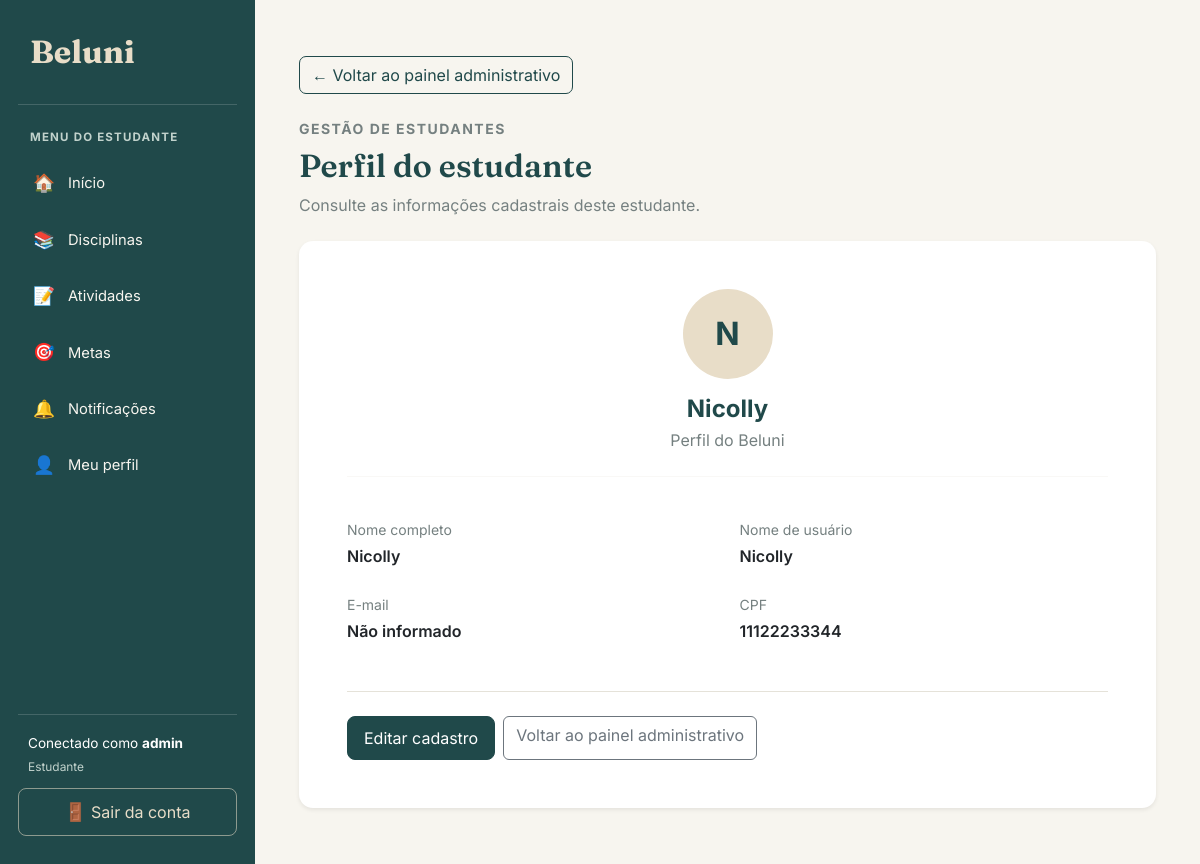
/estudantes/4/ (signed in), run on the app's committed database.
### estudante/models.py (models this page shows, shortened)
class Estudante(User):
    cpf = models.CharField(max_length=14)
    nome = models.CharField(max_length=100)

### estudante/views.py (the view)
# urls.py: path('<int:id>/', views.detalhar_estudante, name='detalhar_estudante'),
@login_required
@user_passes_test(usuario_e_administrador, login_url='login_estudante')
def detalhar_estudante(request, id):
    estudante = get_object_or_404(Estudante, pk=id)
    return render(request, 'estudante/detalhar.html', {
        'estudante': estudante
    })

### estudante/views.py (called while the page is built)
def usuario_e_administrador(user):
    return (
        user.is_authenticated
        and (
            user.is_superuser
            or user.groups.filter(name='administrador').exists()
        )
    )

### estudante/templates/estudante/detalhar.html (shortened to what this page needs)
{% extends 'base.html' %}
{% block conteudo %}
<div class="container py-4" style="max-width: 950px;">
    <div class="mb-4">
        <a href="{% url 'inicio' %}"
           class="btn btn-outline-primary mb-4">
            ← Voltar ao painel administrativo
        </a>
        <p class="text-uppercase small fw-bold mb-2"
           style="color: #758080; letter-spacing: 1.5px;">
            GESTÃO DE ESTUDANTES
        </p>
        <h1 class="titulo-pagina mb-2">
            Perfil do estudante
        </h1>
        <p class="text-secondary mb-0">
            Consulte as informações cadastrais deste estudante.
        </p>
    </div>
    <div class="card border-0 shadow-sm">
        <div class="card-body p-4 p-md-5">
            <div class="text-center mb-4">
                <div class="rounded-circle d-flex align-items-center justify-content-center mx-auto mb-3"
                     style="width: 90px; height: 90px; background-color: #E8DDC8; color: #20494A; font-size: 2rem; font-weight: bold;">
                    {{ estudante.nome|first|upper }}
                </div>
                <h2 class="h4 fw-bold mb-1"
                    style="color: #20494A;">
                    {{ estudante.nome }}
                </h2>
                <p class="text-secondary mb-0">
                    Perfil do Beluni
                </p>
            </div>
            <hr style="border-color: #E5E2D9;">
            <div class="row g-4 mt-1">
                <div class="col-12 col-md-6">
                    <label class="small text-secondary mb-1">
                        Nome completo
                    </label>
                    <p class="fw-semibold mb-0">
                        {{ estudante.nome }}
                    </p>
                </div>
                <div class="col-12 col-md-6">
                    <label class="small text-secondary mb-1">
                        Nome de usuário
                    </label>
                    <p class="fw-semibold mb-0">
                        {{ estudante.username }}
                    </p>
                </div>
                <div class="col-12 col-md-6">
                    <label class="small text-secondary mb-1">
                        E-mail
                    </label>
                    <p class="fw-semibold mb-0">
                        {{ estudante.email|default:"Não informado" }}
                    </p>
                </div>
                <div class="col-12 col-md-6">
                    <label class="small text-secondary mb-1">
                        CPF
                    </label>
                    <p class="fw-semibold mb-0">
                        {{ estudante.cpf|default:"Não informado" }}
                    </p>
                </div>
            </div>
            <div class="d-flex flex-wrap gap-2 mt-5 pt-4"
                 style="border-top: 1px solid #E5E2D9;">
                <a href="{% url 'editar_estudante' estudante.id %}"
                   class="btn btn-primary">
                    Editar cadastro
                </a>
                <a href="{% url 'inicio' %}"
                   class="btn btn-outline-secondary">
                    Voltar ao painel administrativo
                </a>
            </div>
        </div>
    </div>
</div>
{% endblock %}

### templates/base.html (shortened to what this page needs)
{% load static %}
<!DOCTYPE html>
<html lang="pt-br">
<head>
    <link href="https://cdn.jsdelivr.net/npm/bootstrap@5.3.3/dist/css/bootstrap.min.css" rel="stylesheet">
</head>
<body>
    <aside class="sidebar" id="sidebar">
        <a class="sidebar-brand" href="{% url 'inicio' %}">
            Beluni
        </a>
        {% if request.user.is_authenticated %}
            {% if request.session.is_admin %}
                <div class="sidebar-label">
                    Menu do administrador
                </div>
                <ul class="sidebar-nav">
                    <li>
                        <a class="menu-link" href="{% url 'inicio' %}">
                            <span class="menu-icone">📊</span>
                            Painel administrativo
                        </a>
                    </li>
                    <li>
                        <a class="menu-link" href="{% url 'listar_estudantes' %}">
                            <span class="menu-icone">👥</span>
                            Gerenciar estudantes
                        </a>
                    </li>
                    <li>
                        <a class="menu-link" href="{% url 'index' %}">
                            <span class="menu-icone">🌐</span>
                            Página pública
                        </a>
                    </li>
                </ul>
            {% else %}
                <div class="sidebar-label">
                    Menu do estudante
                </div>
                <ul class="sidebar-nav">
                    <li>
                        <a class="menu-link" href="{% url 'inicio' %}">
                            <span class="menu-icone">🏠</span>
                            Início
                        </a>
                    </li>
                    <li>
                        <a class="menu-link" href="{% url 'listar_disciplinas' %}">
                            <span class="menu-icone">📚</span>
                            Disciplinas
                        </a>
                    </li>
                    <li>
                        <a class="menu-link" href="{% url 'listar_atividades' %}">
                            <span class="menu-icone">📝</span>
                            Atividades
                        </a>
                    </li>
                    <li>
                        <a class="menu-link" href="{% url 'listar_metas' %}">
                            <span class="menu-icone">🎯</span>
                            Metas
                        </a>
                    </li>
                    <li>
                        <a class="menu-link" href="{% url 'notificacao:listar_notificacoes' %}">
                            <span class="menu-icone">🔔</span>
                            Notificações
                        </a>
                    </li>
                    <li>
                        <a class="menu-link" href="{% url 'meu_perfil' %}">
                            <span class="menu-icone">👤</span>
                            Meu perfil
                        </a>
                    </li>
                </ul>
            {% endif %}
            <div class="sidebar-rodape">
                <div class="usuario-info">
                    Conectado como
                    <strong>
                        {{ request.user.first_name|default:request.user.username }}
                    </strong>
                    {% if request.session.is_admin %}
                        <small>Administrador</small>
                    {% else %}
                        <small>Estudante</small>
                    {% endif %}
                </div>
                <a class="btn-sair" href="{% url 'logout_estudante' %}">
                    <span class="menu-icone">🚪</span>
                    Sair da conta
                </a>
            </div>
        {% endif %}
    </aside>
    <main class="main-content">
        <div class="conteudo">
            {% block conteudo %}
            {% endblock %}
        </div>
    </main>
</body>
</html>

### templates/base.html (style rules this page uses)
:root { --beluni-petroleo: #20494A; --beluni-petroleo-escuro: #173839; --beluni-areia: #E8DDC8; --beluni-fundo: #F7F5EF; --beluni-branco: #FFFFFF; --beluni-texto: #293B3B; --beluni-secundario: #758080; --beluni-borda: #E5E2D9; }
* { box-sizing: border-box; }
body { margin: 0; background-color: var(--beluni-fundo); color: var(--beluni-texto); font-family: 'Inter', sans-serif; }
.sidebar { position: fixed; top: 0; left: 0; bottom: 0; width: 255px; background-color: var(--beluni-petroleo); color: white; display: flex; flex-direction: column; padding: 28px 18px; overflow-y: auto; z-index: 1030; }
.sidebar-brand { display: block; color: var(--beluni-areia); text-decoration: none; font-family: 'Fraunces', serif; font-size: 2rem; font-weight: 700; padding: 0 12px 28px; border-bottom: 1px solid rgba(255,255,255,0.16); margin-bottom: 24px; }
.sidebar-label { color: #C1D2CC; font-size: 0.72rem; text-transform: uppercase; font-weight: 700; letter-spacing: 1.2px; padding: 0 12px; margin-bottom: 12px; }
.sidebar-nav { list-style: none; padding: 0; margin: 0; }
.sidebar-nav li { margin-bottom: 6px; }
.menu-link { display: flex; align-items: center; gap: 12px; color: #F7F5EF; text-decoration: none; padding: 12px 14px; border-radius: 9px; font-size: 0.92rem; transition: background-color 0.2s; }
.menu-icone { width: 24px; text-align: center; font-size: 1.1rem; }
.sidebar-rodape { margin-top: auto; padding-top: 24px; }
.usuario-info { border-top: 1px solid rgba(255,255,255,0.16); padding: 18px 10px 12px; color: white; font-size: 0.85rem; overflow-wrap: anywhere; }
.usuario-info small { display: block; color: #C1D2CC; margin-top: 4px; }
.btn-sair { display: block; text-align: center; text-decoration: none; color: var(--beluni-areia); border: 1px solid rgba(232,221,200,0.55); border-radius: 8px; padding: 10px; transition: background-color 0.2s; }
.main-content { margin-left: 255px; min-height: 100vh; padding: 32px; }
.conteudo { width: 100%; max-width: 1600px; margin: 0 auto; }
.titulo-pagina { color: var(--beluni-petroleo); font-family: 'Fraunces', serif; font-size: 2rem; font-weight: 600; margin-bottom: 24px; }
.card { background-color: white; border: 1px solid var(--beluni-borda); border-radius: 14px; box-shadow: 0 4px 14px rgba(32,73,74,0.05); }
.btn-primary { background-color: var(--beluni-petroleo); border-color: var(--beluni-petroleo); border-radius: 8px; padding: 9px 16px; }
.btn-outline-primary { color: var(--beluni-petroleo); border-color: var(--beluni-petroleo); border-radius: 7px; }
.text-secondary { color: var(--beluni-secundario) !important; }

### data on the page
Estudante: nome|first "N", nome "Nicolly", cpf "11122233344"

### other printed values
{{ request.user.first_name|default:request.user.username }} "admin"
{{ estudante.username }} "Nicolly"
{{ estudante.email|default:"Não informado" }} "Não informado"
